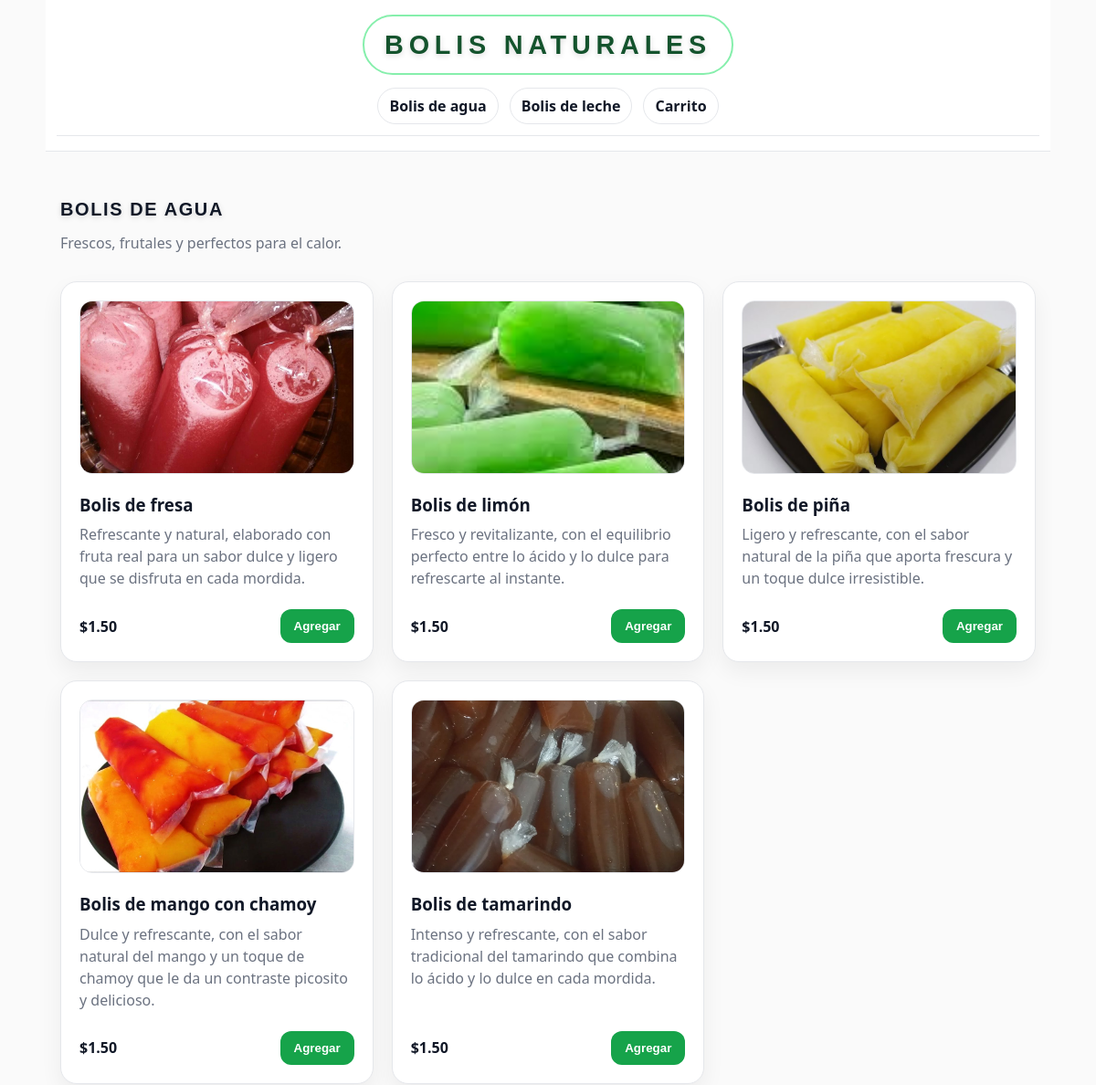
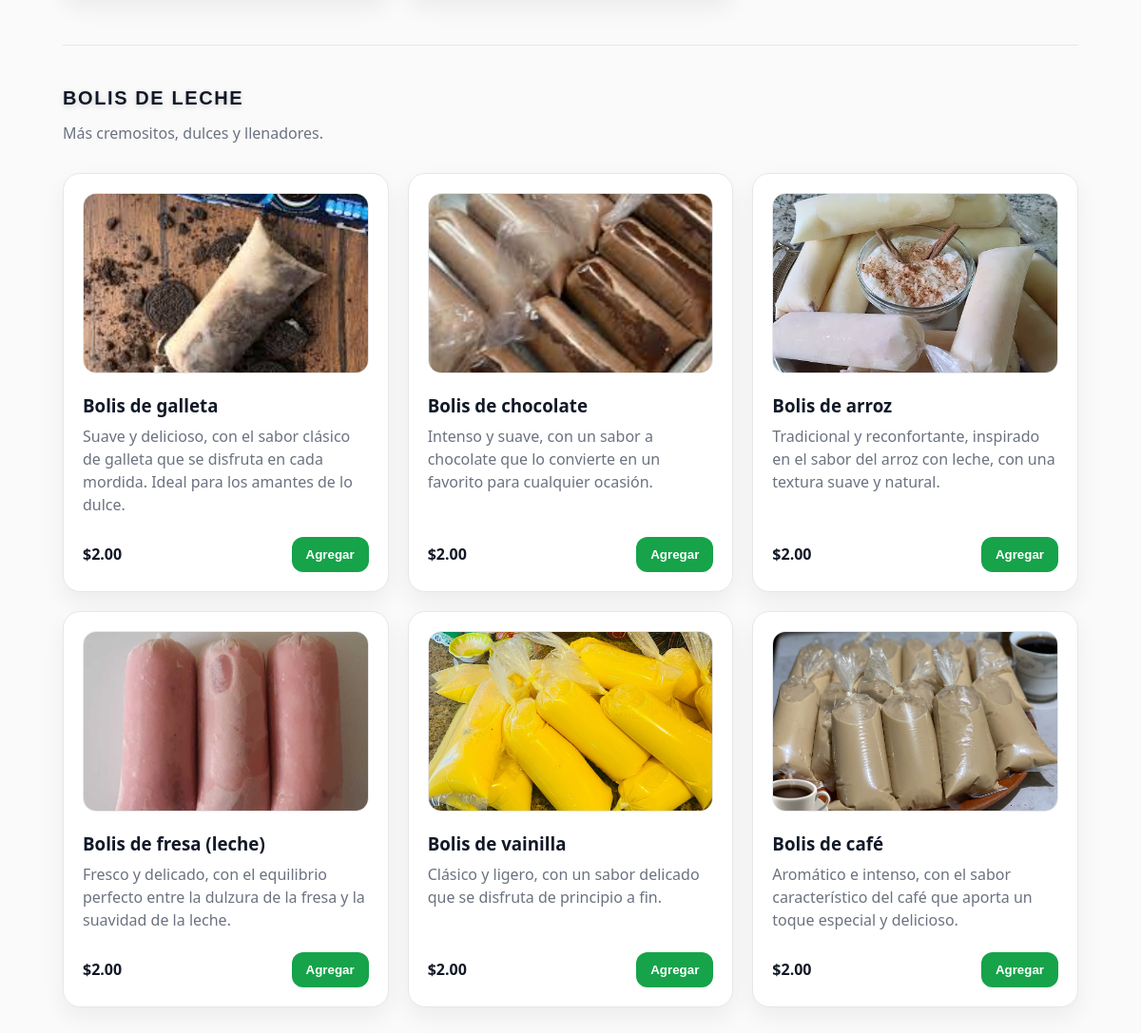
The page / on the database its author committed (2 pictures, top to bottom).
### productos/models.py (models this page shows, shortened)
class Producto(models.Model):
    CATEGORIA_CHOICES = [
        ("AGUA", "Agua"),
        ("LECHE", "Leche"),
    ]
    nombre = models.CharField(max_length=120)
    descripcion = models.TextField(blank=True)
    precio = models.DecimalField(max_digits=10, decimal_places=2, default=Decimal("0.00"))
    categoria = models.CharField(max_length=10, choices=CATEGORIA_CHOICES, default="AGUA")
    activo = models.BooleanField(default=True)
    imagen = models.ImageField(upload_to="productos/", blank=True, null=True)
    creado_en = models.DateTimeField(auto_now_add=True)

### productos/views.py (the view)
# urls.py: path("", catalogo, name="catalogo"),
def catalogo(request):
    agua = Producto.objects.filter(categoria="AGUA", activo=True).order_by("id")
    leche = Producto.objects.filter(categoria="LECHE", activo=True).order_by("id")
    return render(request, "productos/catalogo.html", {
        "agua": agua,
        "leche": leche,
    })

### templates/productos/catalogo.html (shortened to what this page needs)
{% load static %}
<!doctype html>
<html lang="es">
  <head>
    <link rel="stylesheet" href="{% static 'styles.css' %}" />
  </head>
  <body>
    <div class="container">
      <header class="header">
        <h1 class="titulo-marca">Bolis Naturales</h1>
        <nav class="nav">
          <a href="#bolis-agua-titulo">Bolis de agua</a>
          <a href="#bolis-leche-titulo">Bolis de leche</a>
          <a href="{% url 'cart_detail' %}">Carrito</a>
        </nav>
      </header>
      <main>
        <section id="bolis-agua" class="section">
          <h2 id="bolis-agua-titulo" class="section-title">Bolis de agua</h2>
          <p class="section-subtitle">
            Frescos, frutales y perfectos para el calor.
          </p>
          <div class="products-grid">
            {% for p in agua %}
            <article class="product-card">
              {% if p.imagen %}
              <img
                src="{{ p.imagen.url }}"
                alt="{{ p.nombre }}"
                class="product-img"
              />
              {% else %}
              <div class="product-img placeholder"></div>
              {% endif %}
              <div>
                <h3 class="product-name">{{ p.nombre }}</h3>
                {% if p.descripcion %}
                <p class="product-desc">{{ p.descripcion }}</p>
                {% endif %}
              </div>
              <div class="product-meta">
                <span class="price">${{ p.precio }}</span>
                <form method="post" action="{% url 'add_to_cart' p.id %}">
                  <button class="btn btn-primary" type="submit">Agregar</button>
                </form>
              </div>
            </article>
            {% empty %}
            <p>No hay bolis de agua.</p>
            {% endfor %}
          </div>
        </section>
        <hr />
        <section id="bolis-leche" class="section">
          <h2 id="bolis-leche-titulo" class="section-title">Bolis de leche</h2>
          <p class="section-subtitle">Más cremositos, dulces y llenadores.</p>
          <div class="products-grid">
            {% for p in leche %}
            <article class="product-card">
              {% if p.imagen %}
              <img
                src="{{ p.imagen.url }}"
                alt="{{ p.nombre }}"
                class="product-img"
              />
              {% else %}
              <div class="product-img placeholder"></div>
              {% endif %}
              <div>
                <h3 class="product-name">{{ p.nombre }}</h3>
                {% if p.descripcion %}
                <p class="product-desc">{{ p.descripcion }}</p>
                {% endif %}
              </div>
              <div class="product-meta">
                <span class="price">${{ p.precio }}</span>
                <form method="post" action="{% url 'add_to_cart' p.id %}">
                  <button class="btn btn-primary" type="submit">Agregar</button>
                </form>
              </div>
            </article>
            {% empty %}
            <p>No hay bolis de leche.</p>
            {% endfor %}
          </div>
        </section>
      </main>
    </div>
  </body>
</html>

### static/styles.css (style rules this page uses)
* { box-sizing: border-box; }
html { scroll-behavior: smooth; }
:root { --bg: #fafafa; --text: #111827; --muted: #6b7280; --card: #ffffff; --border: #e5e7eb; --shadow: 0 10px 25px rgba(0,0,0,0.06); --shadow-hover: 0 18px 40px rgba(0,0,0,0.10); --accent: #16a34a; --header-h: 160px; }
body { font-family: 'Nunito', system-ui, sans-serif; }
.titulo-marca { display: inline-block; margin: 0 auto 2rem; padding: 0.6rem 1.4rem; font-size: 1.8rem; font-weight: 700; text-transform: uppercase; letter-spacing: 0.2em; color: #14532d; border: 2px solid #86efac; border-radius: 999px; }
h1, h2 { text-shadow: 0 2px 6px rgba(0, 0, 0, 0.15); text-transform: uppercase; }
h1, h2 { font-family: 'Poppins', sans-serif; }
body { margin: 0; font-family: system-ui, -apple-system, "Segoe UI", Roboto, Arial, sans-serif; line-height: 1.5; background: var(--bg); color: var(--text); }
main { padding: 16px; }
.container { max-width: 1100px; margin: 0 auto; }
a { color: inherit; text-decoration: none; }
img { max-width: 100%; height: auto; display: block; }
hr { border: none; height: 1px; background-color: var(--border); margin: 32px 0; }
.header { position: sticky; top: 0; z-index: 1000; background: var(--card); display: flex; flex-direction: column; align-items: center; text-align: center; gap: 14px; padding: 16px 12px; border-bottom: 1px solid var(--border); }
.titulo-pagina, .header h1 { margin: 0; }
.nav { display: flex; justify-content: center; gap: 12px; width: 100%; padding-bottom: 12px; border-bottom: 1px solid var(--border); }
.nav a { border: 1px solid var(--border); padding: 8px 12px; border-radius: 999px; background: var(--card); font-weight: 700; transition: border-color .2s ease, transform .2s ease; display: inline-flex; align-items: center; justify-content: center; line-height: 1; min-height: 40px; }
:root { --header-h: 210px; --anchor-gap: 16px; }
@media (min-width: 576px) { :root { --header-h: 180px; } }
#bolis-agua-titulo, #bolis-leche-titulo { scroll-margin-top: 260px; }
section { margin: 24px 0; }
section h2 { margin: 0 0 12px; }
.section { margin: 24px 0; }
.section-title { margin: 0 0 10px; font-size: 20px; font-weight: 800; text-transform: uppercase; }
.section-subtitle { margin: 0 0 14px; color: var(--muted); }
.products-grid { display: grid; grid-template-columns: 1fr; gap: 20px; padding: 16px 0; }
@media (min-width: 768px) { .products-grid { grid-template-columns: repeat(2, 1fr); } }
@media (min-width: 1200px) { .products-grid { grid-template-columns: repeat(3, 1fr); } }
.product-card { background: var(--card); border: 1px solid var(--border); border-radius: 18px; padding: 20px; box-shadow: var(--shadow); transition: transform .2s ease, box-shadow .2s ease, border-color .2s ease; display: flex; flex-direction: column; gap: 10px; }
.product-name { margin: 0 0 6px; font-weight: 900; }
.product-desc { margin: 0 0 12px; color: var(--muted); }
.product-meta { margin-top: auto; display: flex; align-items: center; justify-content: space-between; gap: 12px; }
.price { font-weight: 900; font-size: 16px; }
.btn { cursor: pointer; border-radius: 12px; padding: 10px 14px; font-weight: 800; border: 1px solid rgba(17,24,39,0.15); background: #fff; transition: transform .15s ease, border-color .15s ease, box-shadow .15s ease; }
.btn-primary { background: var(--accent); color: #fff; border-color: rgba(22,163,74,0.35); }
.section-title { letter-spacing: .08em; }
.section { padding-top: 8px; }
.product-img { width: 100%; height: 190px; object-fit: cover; object-position: center; border-radius: 14px; border: 1px solid var(--border); margin-bottom: 10px; display: block; }
.product-card { overflow: hidden; }

### rows shown on the page
Producto: imagen (picture), nombre "Bolis de fresa", descripcion "Refrescante y natural, elaborado con fruta real para un sabor dulce y ligero que se disfruta en cada mordida.", precio "1.50"
Producto: imagen (picture), nombre "Bolis de limón", descripcion "Fresco y revitalizante, con el equilibrio perfecto entre lo ácido y lo dulce para refrescarte al instante.", precio "1.50"
Producto: imagen (picture), nombre "Bolis de piña", descripcion "Ligero y refrescante, con el sabor natural de la piña que aporta frescura y un toque dulce irresistible.", precio "1.50"
Producto: imagen (picture), nombre "Bolis de mango con chamoy", descripcion "Dulce y refrescante, con el sabor natural del mango y un toque de chamoy que le da un contraste picosito y delicioso.", precio "1.50"
Producto: imagen (picture), nombre "Bolis de tamarindo", descripcion "Intenso y refrescante, con el sabor tradicional del tamarindo que combina lo ácido y lo dulce en cada mordida.", precio "1.50"
Producto: imagen (picture), nombre "Bolis de galleta", descripcion "Suave y delicioso, con el sabor clásico de galleta que se disfruta en cada mordida. Ideal para los amantes de lo dulce.", precio "2.00"
Producto: imagen (picture), nombre "Bolis de chocolate", descripcion "Intenso y suave, con un sabor a chocolate que lo convierte en un favorito para cualquier ocasión.", precio "2.00"
Producto: imagen (picture), nombre "Bolis de arroz", descripcion "Tradicional y reconfortante, inspirado en el sabor del arroz con leche, con una textura suave y natural.", precio "2.00"
Producto: imagen (picture), nombre "Bolis de fresa (leche)", descripcion "Fresco y delicado, con el equilibrio perfecto entre la dulzura de la fresa y la suavidad de la leche.", precio "2.00"
Producto: imagen (picture), nombre "Bolis de vainilla", descripcion "Clásico y ligero, con un sabor delicado que se disfruta de principio a fin.", precio "2.00"
Producto: imagen (picture), nombre "Bolis de café", descripcion "Aromático e intenso, con el sabor característico del café que aporta un toque especial y delicioso.", precio "2.00"
